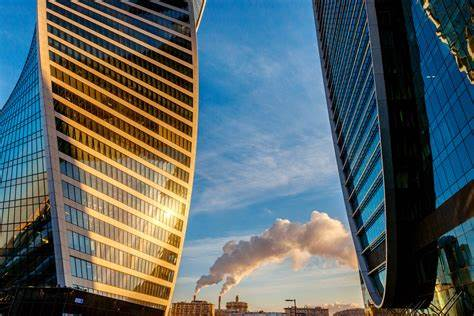
#> input picture 12.jpg, 474 x 316 px
$ jupyter execute --allow-errors day-5.ipynb
#> lines starting #> are read from the running program, lines starting #| are printed output that depends on the picture
[cell 1]
import cv2
import matplotlib.pyplot as plt

[cell 2]
img1=cv2.imread ('11.jpg')
img2=cv2.imread('12.jpg')
#> img2 is the input picture: shape (316, 474, 3); mean B, G, R 102.9, 100.2, 88
# img2=img2[316:474+0, 60:39+3,: ]

#> (a cell that did not finish here is left out)

#> (a cell that did not finish here is left out)

#> (a cell that did not finish here is left out)

[cell 6]
def showing(im):
    plt.imshow(im[:,:,::-1])
    plt.show()
def imshow(im):
    cv2.imshow('preview',im)
    cv2.waitKey(0)
    cv2.destroyAllWindows()

#> (a cell that did not finish here is left out)

[cell 8]
imshow(img1)
imshow(img2)

#> (a cell that did not finish here is left out)

[cell 10]
import numpy as np

[cell 11]
img2_1 = cv2.multiply(img2, 2*np.ones(img2.shape).astype('uint8'))
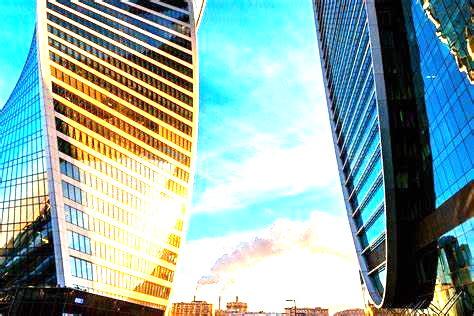
#> img2_1: shape (316, 474, 3); mean B, G, R 168, 172.4, 142.9
showing(img2_1)

[cell 12]
img2_3= cv2.resize(img2,(400,400) , interpolation=cv2.INTER_CUBIC)
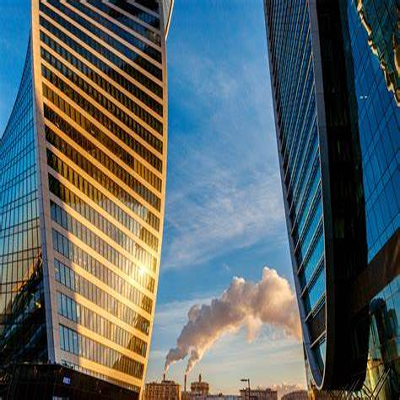
#> img2_3: shape (400, 400, 3); mean B, G, R 103, 100.2, 88.1
img2_3.shape
#> Out = (400, 400, 3)

[cell 13]
showing(img2_3)

[cell 14]
img2_4= cv2.resize(img2,None,fx=2,fy=0.5,interpolation=cv2.INTER_CUBIC)
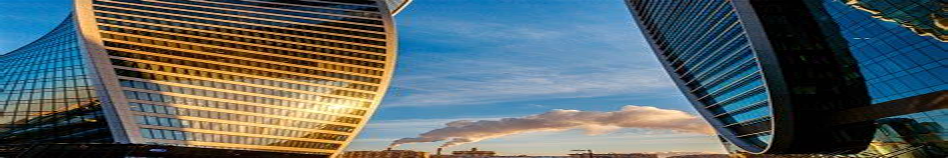
#> img2_4: shape (158, 948, 3); mean B, G, R 103, 100.2, 88.1
img2_4.shape
#> Out = (158, 948, 3)

[cell 15]
showing(img2_4)

[cell 16]
from skimage.transform import rotate

[cell 17]
img_rotate= rotate(img2,angle=45,resize=True, center=[2,2])
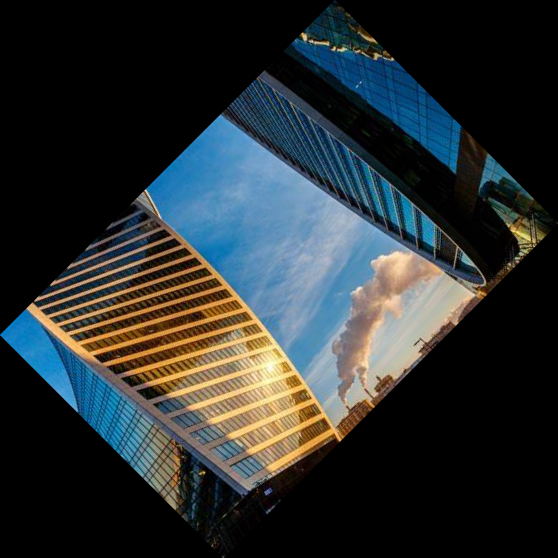
#> img_rotate: shape (558, 558, 3) float64; mean B, G, R 0.194, 0.189, 0.166
showing(img_rotate)

$ run again, with images.jpeg copied over 12.jpg
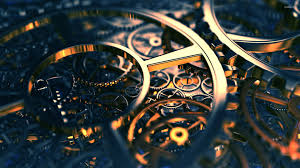
#> input picture images.jpeg, 300 x 168 px
#> img2 is the input picture: shape (168, 300, 3); mean B, G, R 59.5, 61.9, 56.2
#> `img2_4= cv2.resize(img2,None,fx=2,fy=0.5,interpolation=cv2.INTER_CUBIC)`:
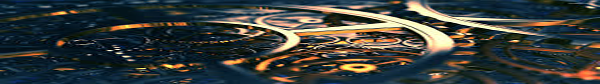
#> img2_4: shape (84, 600, 3); mean B, G, R 59.5, 61.9, 56.2
#> `img_rotate= rotate(img2,angle=45,resize=True, center=[2,2])`:
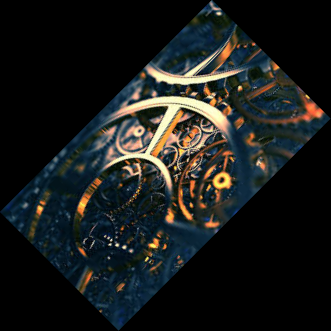
#> img_rotate: shape (331, 331, 3) float64; mean B, G, R 0.107, 0.112, 0.101
